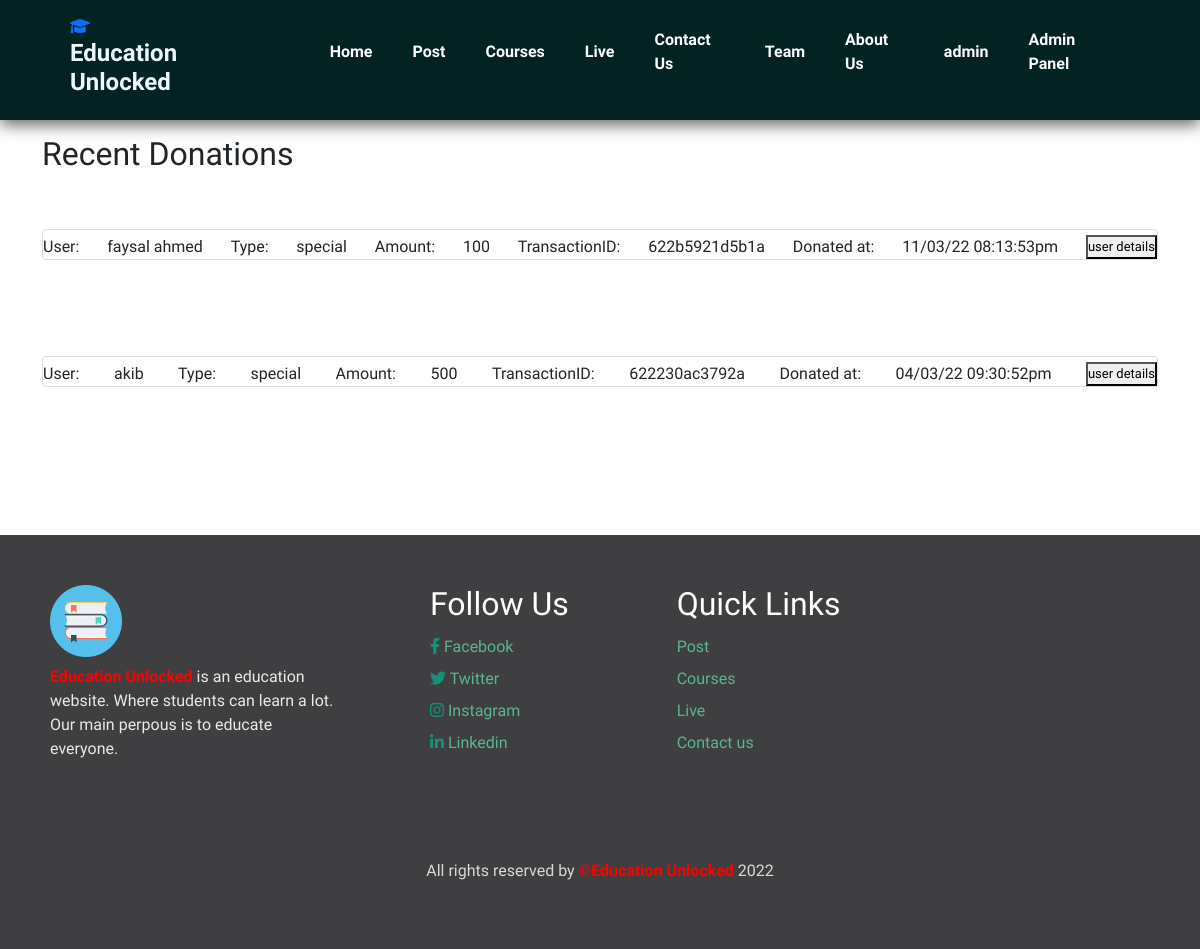
The page /adminDonate.php (signed in) on the database its author committed.
### tables this page shows
CREATE TABLE `donation` (
  `id` int(11) NOT NULL,
  `userid` int(11) NOT NULL,
  `amount` double NOT NULL,
  `transactionID` varchar(255) NOT NULL,
  `text` text DEFAULT NULL,
  `date` varchar(255) NOT NULL
);

CREATE TABLE `user` (
  `userid` int(11) NOT NULL,
  `username` varchar(255) NOT NULL,
  `email` varchar(255) NOT NULL,
  `password` text NOT NULL,
  `type` varchar(100) NOT NULL DEFAULT 'normal',
  `created_at` varchar(100) NOT NULL,
  `age` int(11) NOT NULL,
  `school` varchar(255) NOT NULL,
  `gender` varchar(6) NOT NULL
);

### adminDonate.php (the view, shortened to what this page needs)
<?php
include 'nav.php';
include 'connect.php';
$sqlShowPost = "select user.userid, user.username ,user.type, donation.amount,donation.transactionID,donation.text,donation.date from donation join user on user.userid=donation.userid order by donation.id desc";
$resultShowPost = mysqli_query($conn, $sqlShowPost);
?>
<!DOCTYPE html>
<html>
<head>
    <link href="https://cdn.jsdelivr.net/npm/bootstrap@5.1.0/dist/css/bootstrap.min.css" rel="stylesheet">
    <link rel="stylesheet" href="css/all.min.css">
    <link rel="stylesheet" type="text/css" href="css/index.css">
</head>
<body>
    <div class="container" style="margin-top: 15px;">
    <h2>
        Recent Donations
    </h2>
    </div>
    <?php
    while ($rowPost = mysqli_fetch_array($resultShowPost)) {
    ?>
        <div class="container mt-5 mb-5">
            <div class="row d-flex align-items-center justify-content-center">
                <div class="col-md-12">
                    <div class="card">
                    <div class="d-flex justify-content-between align-items-end" style="margin-top: 5px;">
                    <label>User:</label> <span><?php echo $rowPost['username']?></span>
                    <label>Type:</label> <span><?php echo $rowPost['type']?></span>
                    <label>Amount:</label> <span><?php echo $rowPost['amount']?></span>
                    <label>TransactionID:</label> <span><?php echo $rowPost['transactionID']?></span>
                    <label>Donated at:</label> <span><?php echo $rowPost['date']?></span>
                    <form action="userDetails.php" method="GET">
                    <div class="d-flex flex-row muted-color"> <span><button name="user details">user details</button></span> </div>
                    </form>
                    </div>
                </div>
                </div>
            </div>
        </div>
    <?php
    }
    ?>
</body>
</html>
<?php
include "footer.php";
?>

### css/nav.css (style rules this page uses)
* { margin: 0; padding: 0; box-sizing: border-box; font-family: 'Spartan', sans-serif; }

### css/index.css (style rules this page uses)
body { background-color: #eee; font-family: "Poppins", sans-serif; font-weight: 300 }
.card { border: none }
.muted-color { color: #a09c9c; font-size: 13px }

### css/footerstyle.css (style rules this page uses)
*, *:before, *:after { box-sizing: border-box; }
body { font-family: poppins; margin: 0; display: grid; font-size: 14px; }
h2 { font-weight: 400; font-size: 15px; }

### rows shown on the page
donation: userid.username "faysal ahmed", userid.type "special", amount "100", transactionID "622b5921d5b1a", date "11/03/22 08:13:53pm"
donation: userid.username "akib", userid.type "special", amount "500", transactionID "622230ac3792a", date "04/03/22 09:30:52pm"

### other values the page prints
$_SESSION['user_name'] "admin"
